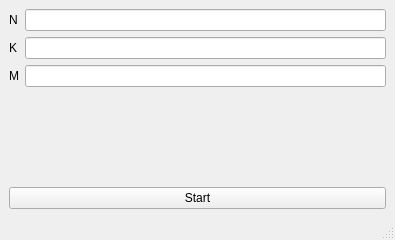
<?xml version="1.0" encoding="UTF-8"?>
<ui version="4.0">
 <class>MainWindow</class>
 <widget class="QMainWindow" name="MainWindow">
  <property name="geometry">
   <rect>
    <x>0</x>
    <y>0</y>
    <width>395</width>
    <height>240</height>
   </rect>
  </property>
  <property name="windowTitle">
   <string>MainWindow</string>
  </property>
  <widget class="QWidget" name="centralwidget">
   <layout class="QVBoxLayout" name="verticalLayout_2">
    <item>
     <layout class="QFormLayout" name="formLayout">
      <item row="1" column="0">
       <widget class="QLabel" name="K_label">
        <property name="text">
         <string>K</string>
        </property>
       </widget>
      </item>
      <item row="0" column="0">
       <widget class="QLabel" name="N_label">
        <property name="text">
         <string>N</string>
        </property>
       </widget>
      </item>
      <item row="2" column="0">
       <widget class="QLabel" name="M_label">
        <property name="text">
         <string>M</string>
        </property>
       </widget>
      </item>
      <item row="0" column="1">
       <widget class="QLineEdit" name="N_input"/>
      </item>
      <item row="1" column="1">
       <widget class="QLineEdit" name="K_input"/>
      </item>
      <item row="2" column="1">
       <widget class="QLineEdit" name="M_input"/>
      </item>
     </layout>
    </item>
    <item>
     <layout class="QVBoxLayout" name="verticalLayout">
      <item>
       <widget class="QPushButton" name="start_button">
        <property name="text">
         <string>Start</string>
        </property>
       </widget>
      </item>
     </layout>
    </item>
   </layout>
  </widget>
  <widget class="QStatusBar" name="statusbar"/>
 </widget>
 <resources/>
 <connections/>
</ui>
